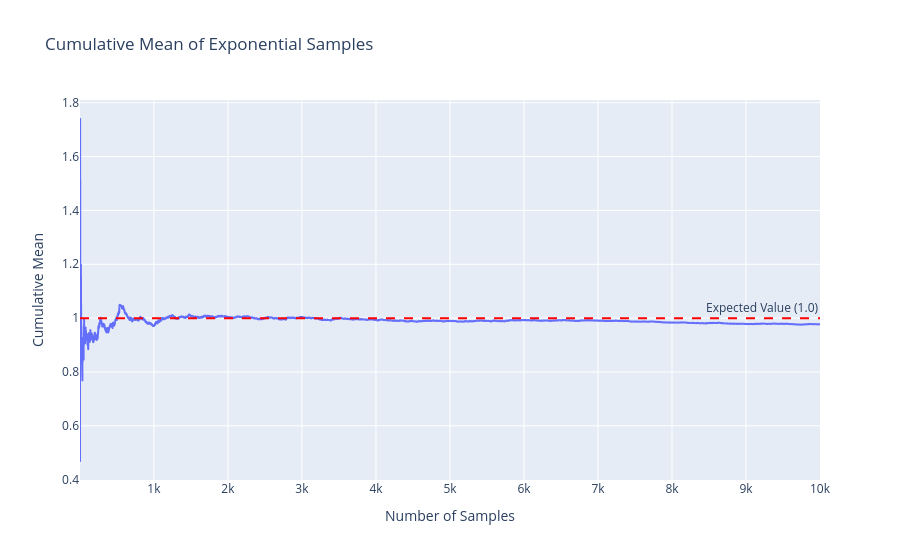

The notebook cell this image was saved under:
### Markdown cell above
### Law of Large Numbers

### Code cell
# Strong law of large numbers
np.random.seed(42)
sample_size = 10000

samples = np.random.exponential(scale=1.0, size=sample_size)
n_values = np.arange(1, sample_size + 1)
cum_means = np.cumsum(samples) / n_values

# Plot the value
fig = px.line(x=n_values, y=cum_means, title="Cumulative Mean of Exponential Samples", labels={'x': 'Number of Samples', 'y': 'Cumulative Mean'})
fig.add_hline(y=1.0, line_dash="dash", line_color="red", annotation_text="Expected Value (1.0)", annotation_position="top right")
fig.show()

### Figure 1 — Plotly figure (JSON) as saved in the notebook; plotly's stock layout.template omitted (floating-point values rounded to 4 significant figures; data arrays with more than 128 entries replaced by an {"elided": "..."} marker saying what was removed)
{"data": [{"hovertemplate": "Number of Samples=%{x}<br>Cumulative Mean=%{y}<extra></extra>", "legendgroup": "", "line": {"color": "#636efa", "dash": "solid"}, "marker": {"symbol": "circle"}, "mode": "lines", "name": "", "showlegend": false, "type": "scattergl", "x": {"elided": "10000 int values"}, "xaxis": "x", "y": {"elided": "10000 float values"}, "yaxis": "y"}], "layout": {"annotations": [{"showarrow": false, "text": "Expected Value (1.0)", "x": 1, "xanchor": "right", "xref": "x domain", "y": 1, "yanchor": "bottom", "yref": "y"}], "legend": {"tracegroupgap": 0}, "shapes": [{"line": {"color": "red", "dash": "dash"}, "type": "line", "x0": 0, "x1": 1, "xref": "x domain", "y0": 1, "y1": 1, "yref": "y"}], "title": {"text": "Cumulative Mean of Exponential Samples"}, "xaxis": {"anchor": "y", "domain": [0, 1], "title": {"text": "Number of Samples"}}, "yaxis": {"anchor": "x", "domain": [0, 1], "title": {"text": "Cumulative Mean"}}}}
